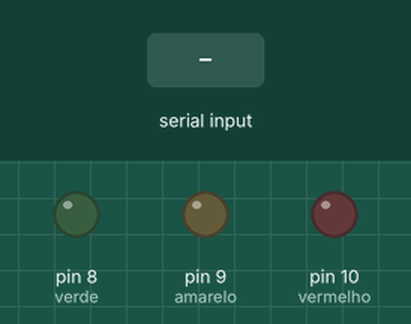
The sketch below on a simulated Arduino Uno, built with avr-gcc and run on an emulated ATmega328P. Shown: output pins drawn as LEDs (lit = HIGH). The inputs (shaded band) are chosen by the test bench.

Above: at 1.2 s.
1.3 s: "r" received over Serial
At 2.4 s:
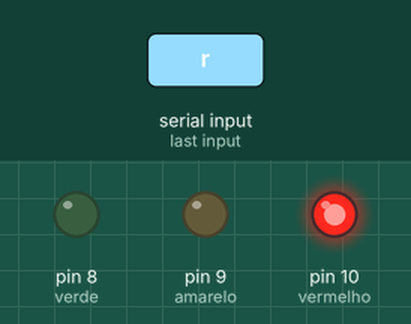
2.8 s: "y" received over Serial
At 3.5 s:
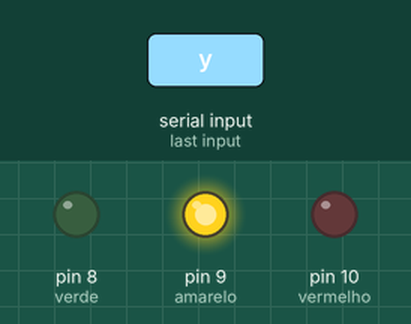
4.3 s: "g" received over Serial
At 4.7 s:
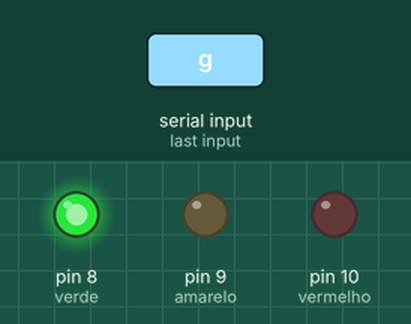
Timing chart, 0 to 7.3 s (numbered marks = the images above; inputs shaded):
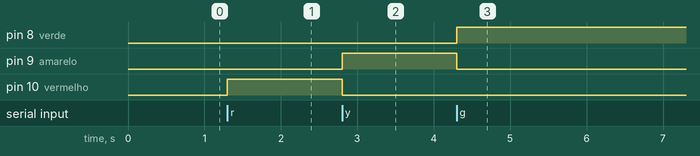

Measured:
- after the input at 1.3 s, pin 10 (vermelho): LOW → HIGH at once
- after the input at 2.8 s, pin 9 (amarelo): LOW → HIGH at once; pin 10 (vermelho): HIGH → LOW at once
- after the input at 4.3 s, pin 8 (verde): LOW → HIGH at once; pin 9 (amarelo): HIGH → LOW at once

The sketch:

arduino_sema_com_esp8266.ino
```cpp
int verde = 8, amarelo = 9, vermelho = 10;


void setup() {
  // put your setup code here, to run once:
  Serial.begin(9600);
  pinMode(vermelho, OUTPUT);
  pinMode(amarelo, OUTPUT);
  pinMode(verde, OUTPUT);
}

void loop() {
  // put your main code here, to run repeatedly:
  if (Serial.available() > 0) {
    char c = Serial.read();
    switch (c) {
      case 'r':
        digitalWrite(vermelho, HIGH);
        digitalWrite(amarelo, LOW);
        digitalWrite(verde, LOW);
        break;
      case 'y':
        digitalWrite(vermelho, LOW);
        digitalWrite(amarelo, HIGH);
        digitalWrite(verde, LOW);
        break;
      case 'g':
        digitalWrite(vermelho, LOW);
        digitalWrite(amarelo, LOW);
        digitalWrite(verde, HIGH);
        break;
    }
  }
}
```
